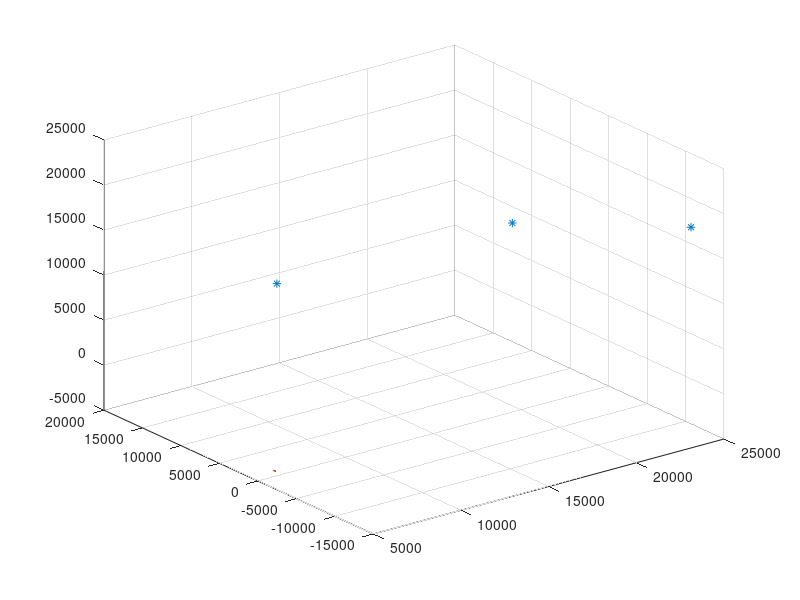

Reproduce this figure in MATLAB. (Note: this script raises an error after producing the figure.)
clear; clc;

 SatellitePosition=[13789 17567 5375;15126 -9999 22222;23333 -14514 19198];

scatter3(SatellitePosition(1:3,1:1),SatellitePosition(1:3,2:2),SatellitePosition(1:3,3:3),'*')
hold on;
UserPosition=[6400 1000 -5000 ];
disp(UserPosition);
scatter3(UserPosition(1),UserPosition(2),UserPosition(3),'.');
hold on;

Prange=CalculatePseudoRange(SatellitePosition, UserPosition);
CalculateUserPosition2(SatellitePosition, Prange);

function Prange=CalculatePseudoRange(SatellitePosition,UserPosition)
   Prange = sqrt((SatellitePosition(:,1)-UserPosition(1)).^2+(SatellitePosition(:,2)-UserPosition(2)).^2+(SatellitePosition(:,3)-UserPosition(3)).^2);
end

function CalculateUserPosition2(SatellitePosition,Prange)
    s =  SatellitePosition(1:3,:,:);
    d = Prange;
    c=3e8;
    T = 100;
    delT = -d / c+T;
    
    [p,fval] = fsolve(@(p)getPos(p,SatellitePosition(:,1),SatellitePosition(:,2),SatellitePosition(:,3),delT,c),[0 0 0 ]);
    scatter3(p(1), p(2),p(3),'d');
    disp(p);
    hold on;
    for i=1:length(SatellitePosition)
    plot3([SatellitePosition(i,1),p(1)],[SatellitePosition(i,2),p(2)],[SatellitePosition(i,3),p(3)]);
end
end

function f = getPos(p,x,y,z,delT,c)
a=c*(100-delT);
f = [sqrt((x(1)-p(1))^2+(y(1)-p(2))^2+(z(1)-p(3))^2)-c*(100-delT(1));
    sqrt((x(2)-p(1))^2+(y(2)-p(2))^2+(z(2)-p(3))^2)-c*(100-delT(2));
    sqrt((x(3)-p(1))^2+(y(3)-p(2))^2+(z(3)-p(3))^2)-c*(100-delT(3))];
end
